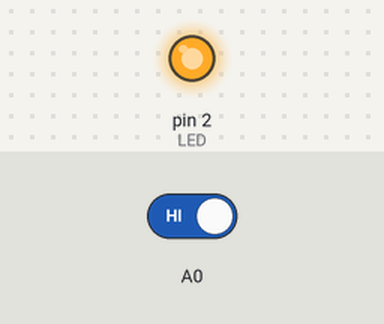
A sketch run on a simulated Arduino Uno, built with avr-gcc and run on an emulated ATmega328P. Parts: output pins drawn as LEDs (lit = HIGH). Inputs (shaded band) come from the test bench; at power-on: A0 HIGH.

Above: at 1.2 s.
1.3 s: A0 driven LOW
At 2.3 s:
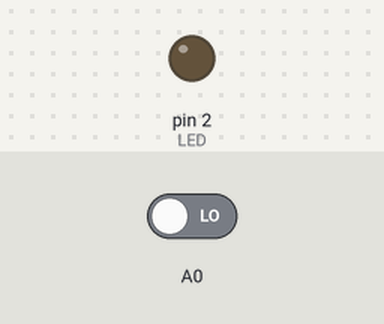
2.8 s: A0 driven HIGH
At 3.5 s:
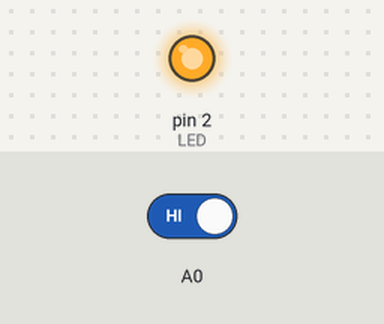
Timing chart, 0 to 5.8 s (numbered marks = the images above; inputs shaded):
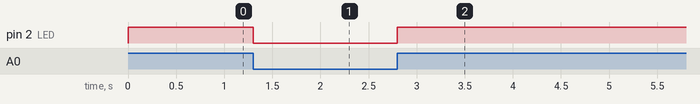

Measured:
- after the input at 1.3 s, pin 2 (LED): HIGH → LOW at once
- after the input at 2.8 s, pin 2 (LED): LOW → HIGH at once

The sketch:

dgonz162_lab2_part4.ino
```cpp
// C++ code

/*        Your Name & E-mail: David Gonzalez, dgonz162@ucr.edu

*          Lab Section: 021

*         Assignment: Lab 2  Exercise 4


*         Exercise Description: Turns on LED if button is being pressed

*         I acknowledge all content contained herein, excluding template or example code, is my own original work.

*         Demo Link:

*/

#define LED 2
enum SM_states { SM_SMStart, OFF, ON_PRESS} SM_state;
void setup()
{
  pinMode(A0, INPUT);
  pinMode(LED, OUTPUT);
}

void TickFct_SM()
{
  switch(SM_state){
    case SM_SMStart:
    	SM_state = OFF;
   		break;
    case OFF:
      if(digitalRead(A0) == LOW){
          SM_state =  OFF;
      }
      else if(digitalRead(A0) == HIGH){
          SM_state = ON_PRESS;
      }
    break;

    case ON_PRESS:
      if(digitalRead(A0) == LOW){
          SM_state =  OFF;
      }
      else if(digitalRead(A0) == HIGH){
          SM_state = ON_PRESS;
      }
    break;

    default:
    	SM_state = SM_SMStart;
  }//transitions

  switch(SM_state){
    case OFF:
		digitalWrite(LED, LOW);
    break;

    case ON_PRESS:
      	digitalWrite(LED, HIGH);
    break;

    default:
    break;
  }//actions
}

void loop()
{
	TickFct_SM();
}
```
